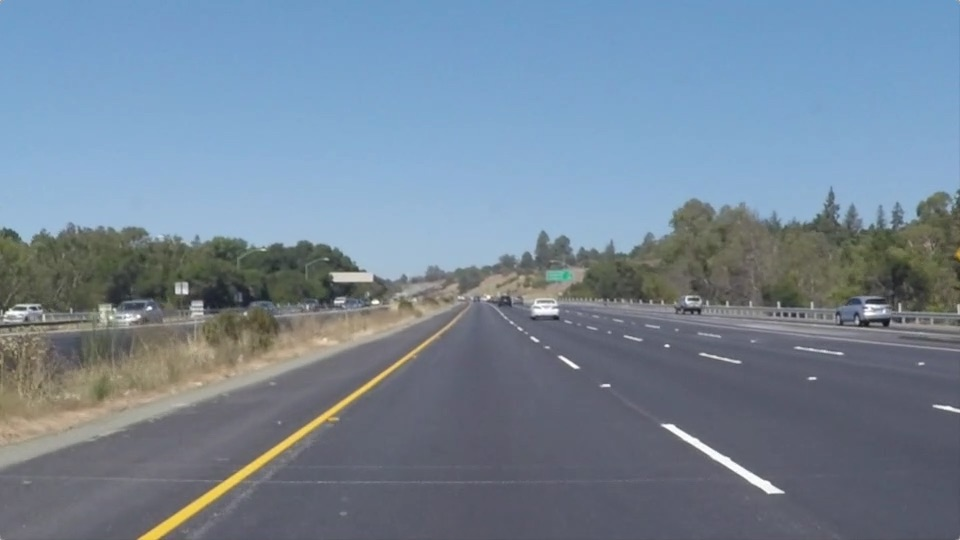
#> input picture lane_detection/lane.jpg, 960 x 540 px
$ python lane_detection.py
#> lines starting #> are read from the running program, lines starting #| are printed output that depends on the picture; after the words box and inside, x2 and y2 are one past the last pixel; in counts of white or black regions, pixels touching at a corner belong together
#> further down, img is the input picture: shape (540, 960, 3); mean B, G, R 150.8, 133.6, 116.5
import cv2
import numpy as np

#guassian blur kernal size
guablur_size = 5

#Canny threshold
cLow = 50
cHigh = 150

#Hough transform
r_distance = 0.8
thetaAcc = np.pi / 180
thres = 90
minLLen = 60
maxLGap = 50
#%%
def image_processing(img):

    grayScale = cv2.cvtColor(img, cv2.COLOR_BGR2GRAY)
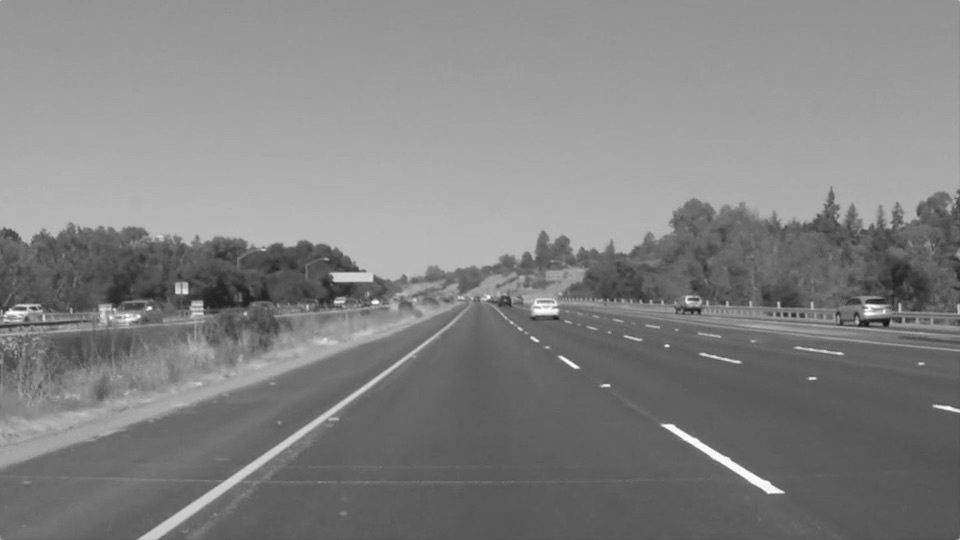
#> grayScale: shape (540, 960); min 19, max 255, mean 130.4
    guassian = cv2.GaussianBlur(grayScale, (guablur_size, guablur_size), 2)
    edges = cv2.Canny(guassian, cLow, cHigh)
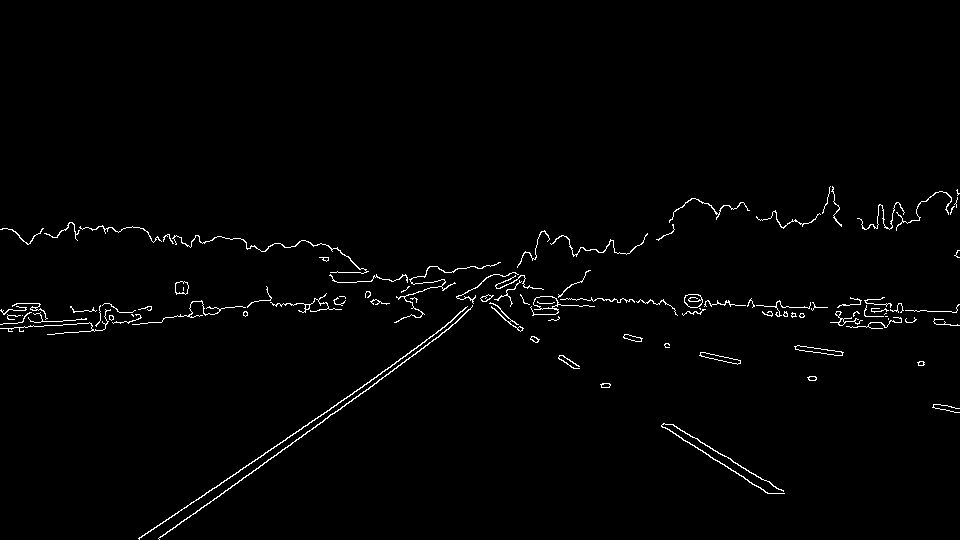
#> edges: shape (540, 960); 1.4% white in thin lines or dots, all inside (x1, y1, x2, y2) = (0, 186, 960, 540)

    # create ROI mask
    h, w = edges.shape
#> h = 540; w = 960
    corner_points = np.array([(0, h), (400, 320), (540, 320), (w, h)])
    ROI_mask = ROI(edges, corner_points)

    #Hough
    drawing, lines = Hough_Trans(ROI_mask, r_distance, thetaAcc, thres, minLLen, maxLGap)

    #draw lane lines


    return guassian, edges, ROI_mask, drawing

def ROI(img, corners):

    mask = np.zeros(img.shape, dtype='uint8')
    cv2.fillPoly(mask, [corners], 255)
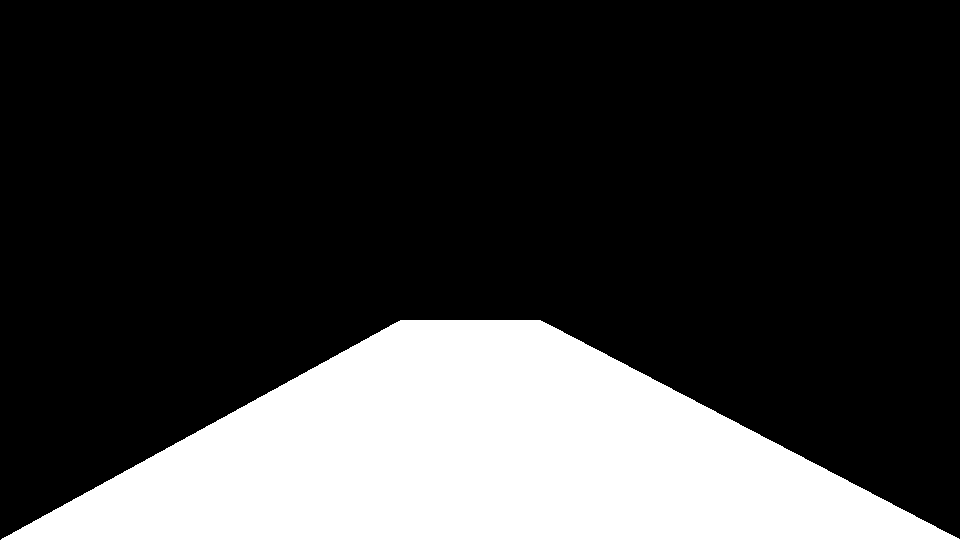
#> mask: shape (540, 960); 23.4% white; 1 white region, box (x1, y1, x2, y2) and area: (1, 320, 960, 540) 121190
    #cv2.imshow('compare', np.hstack((img, mask)))
    #cv2.waitKey(0)
    masked = cv2.bitwise_and(img, mask)
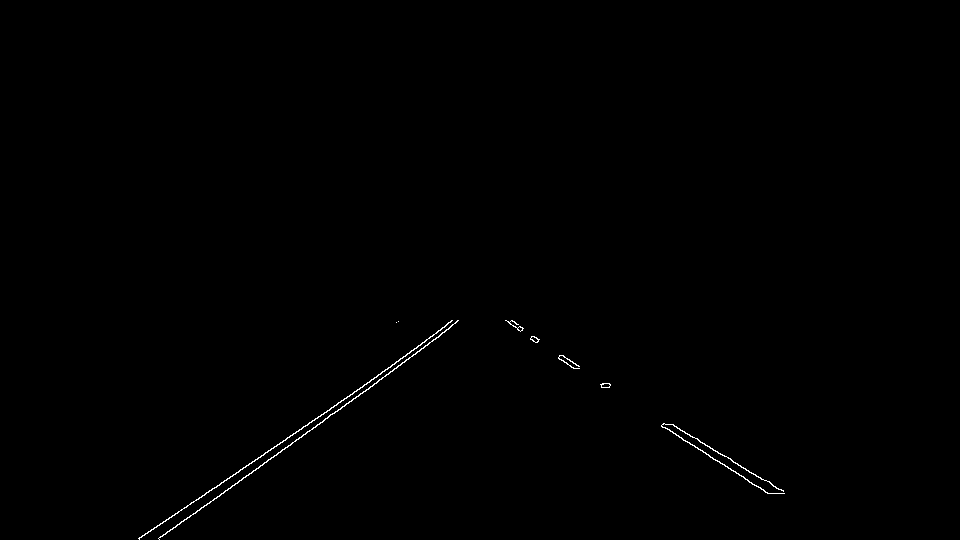
#> masked: shape (540, 960); 0.31% white in thin lines or dots, all inside (x1, y1, x2, y2) = (138, 320, 785, 540)
    return masked

def Hough_Trans(img, r_distance, theta, thres, minLLen, maxLGap):
#> called with r_distance = 0.8, theta = 0.0175, thres = 90, minLLen = 60, maxLGap = 50
    drawing = np.zeros((img.shape[0], img.shape[1],3), dtype= 'uint8')
    lines = cv2.HoughLinesP(img, r_distance, theta, thres, minLineLength = minLLen, maxLineGap = maxLGap)
#> lines = [[195, 513, 444, 332], [138, 538, 362, 387], [159, 539, 455, 323], [671, 424, 783, 491], [530, 339, 604, 387], [661, 426, 769, 493], [232, 476, 432, 336]]
    draw_lines(drawing, lines)
    cv2.imshow('drawing', drawing)
    cv2.waitKey(0)
    return drawing, lines

def draw_lines(img, lines, color = (0, 255, 0), thickness = 2):
#> called with lines = array of shape (7, 1, 4), color = (0, 255, 0), thickness = 2
    for line in lines:
        for x1, y1, x2, y2, in line:
            cv2.line(img, (x1, y1), (x2, y2), color, thickness)
#> this loop made 7 passes


if __name__ == '__main__':
    img = cv2.imread('lane.jpg')
    filtered, res, ROImask, drawing = image_processing(img)
    cv2.imshow('compare',np.hstack((filtered, res, ROImask)))
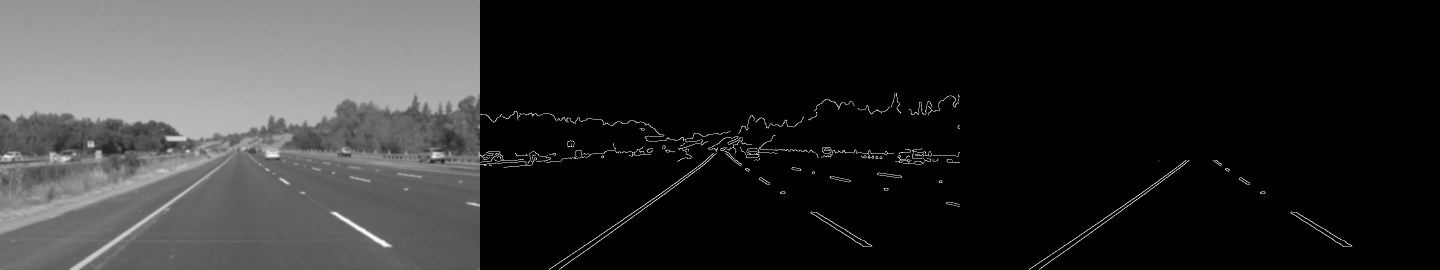
#> window 'compare': shape (540, 2880) (shown at 1/2 size); min 0, max 255, mean 44.9
    cv2.waitKey(0)
